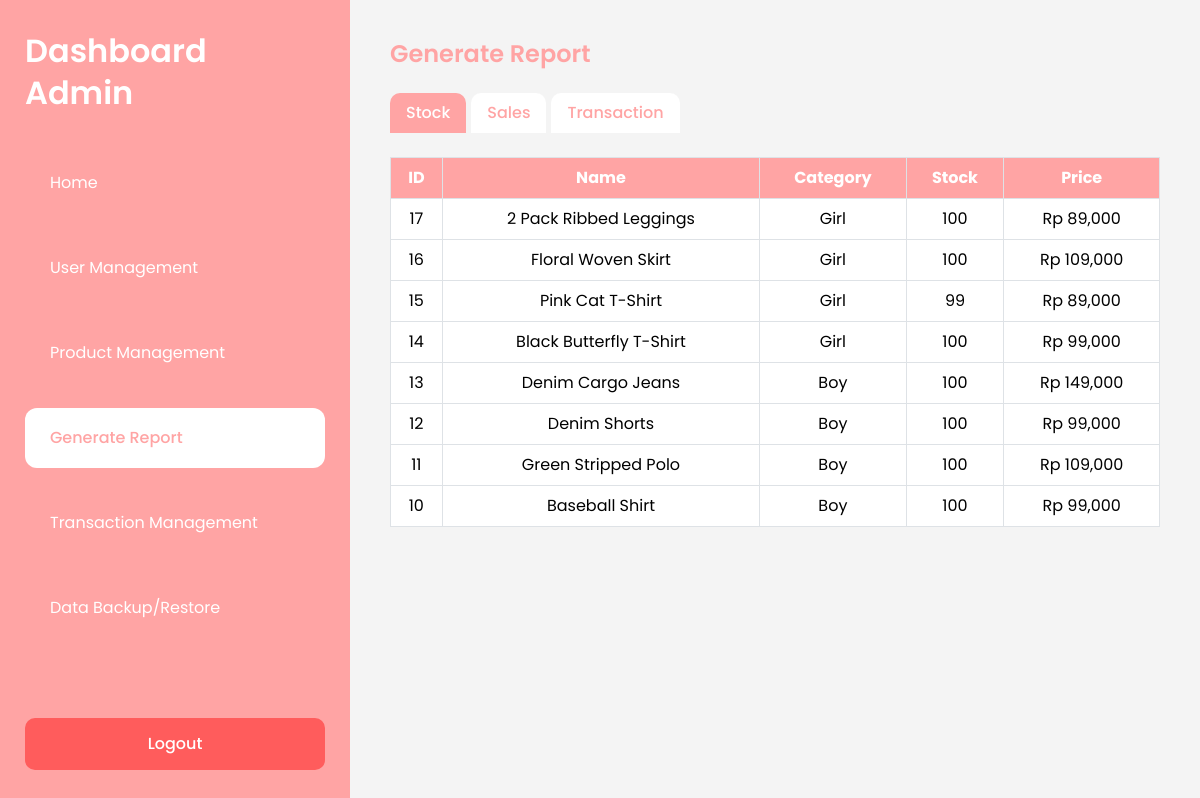
The app's page /admin/generate-reports.php (signed in) with its own data.
### tables this page shows
CREATE TABLE `products` (
  `id` int(11) NOT NULL,
  `name` varchar(100) NOT NULL,
  `description` text DEFAULT NULL,
  `category` varchar(100) NOT NULL,
  `price` decimal(10,2) NOT NULL,
  `stock` int(11) NOT NULL,
  `image` varchar(255) NOT NULL,
  `created_at` timestamp NOT NULL DEFAULT current_timestamp()
);

### admin/generate-reports.php (the view, shortened to what this page needs)
<?php
require_once '../config/database.php';
$stock = mysqli_query($conn, "
    SELECT id, name, category, stock, price
    FROM products
    ORDER BY id DESC
");
?>
<!DOCTYPE html>
<html lang="en">
<head>
<link href="https://cdn.jsdelivr.net/npm/bootstrap@5.3.3/dist/css/bootstrap.min.css" rel="stylesheet">
<link href="https://cdn.jsdelivr.net/npm/bootstrap-icons/font/bootstrap-icons.css" rel="stylesheet">
</head>
<body>
<div class="d-flex min-vh-100">
<?php include 'sidebar.php'; ?>
<div class="content">
<h4 class="page-title mb-4">Generate Report</h4>
<ul class="nav custom-tabs mb-4">
    <li class="nav-item">
        <button class="nav-link active" data-bs-toggle="tab" data-bs-target="#stock">Stock</button>
    </li>
    <li class="nav-item">
        <button class="nav-link" data-bs-toggle="tab" data-bs-target="#sales">Sales</button>
    </li>
    <li class="nav-item">
        <button class="nav-link" data-bs-toggle="tab" data-bs-target="#transaction">Transaction</button>
    </li>
</ul>
<div class="tab-content">
<div class="tab-pane fade show active" id="stock">
<table class="table table-bordered">
<thead>
<tr>
<th>ID</th>
<th>Name</th>
<th>Category</th>
<th>Stock</th>
<th>Price</th>
</tr>
</thead>
<tbody>
<?php while($row = mysqli_fetch_assoc($stock)) : ?>
<tr>
<td><?= $row['id'] ?></td>
<td><?= $row['name'] ?></td>
<td><?= $row['category'] ?></td>
<td><?= $row['stock'] ?></td>
<td>Rp <?= number_format($row['price']) ?></td>
</tr>
<?php endwhile; ?>
</tbody>
</table>
</div>
</div>
</div>
</div>
</body>
</html>

### admin/generate-reports.php (style rules this page uses)
body { font-family: Poppins, sans-serif; background: #f4f4f4; }
.content { padding: 40px; flex: 1; }
.page-title { color: #FFA4A4; font-weight: 600; }
.custom-tabs .nav-link { background: #ffffff; border: none; color: #FFA4A4; font-weight: 500; border-radius: 10px 10px 0 0; margin-right: 5px; }
.custom-tabs .nav-link.active { background: #FFA4A4; color: white; }
.table thead th { background: #FFA4A4 !important; color: white !important; text-align: center; }
.table td { text-align: center; vertical-align: middle; }

### records on screen
products: id "17", name "2 Pack Ribbed Leggings", category "Girl", stock "100", price "89,000"
products: id "16", name "Floral Woven Skirt", category "Girl", stock "100", price "109,000"
products: id "15", name "Pink Cat T-Shirt", category "Girl", stock "99", price "89,000"
products: id "14", name "Black Butterfly T-Shirt", category "Girl", stock "100", price "99,000"
products: id "13", name "Denim Cargo Jeans", category "Boy", stock "100", price "149,000"
products: id "12", name "Denim Shorts", category "Boy", stock "100", price "99,000"
products: id "11", name "Green Stripped Polo", category "Boy", stock "100", price "109,000"
products: id "10", name "Baseball Shirt", category "Boy", stock "100", price "99,000"
